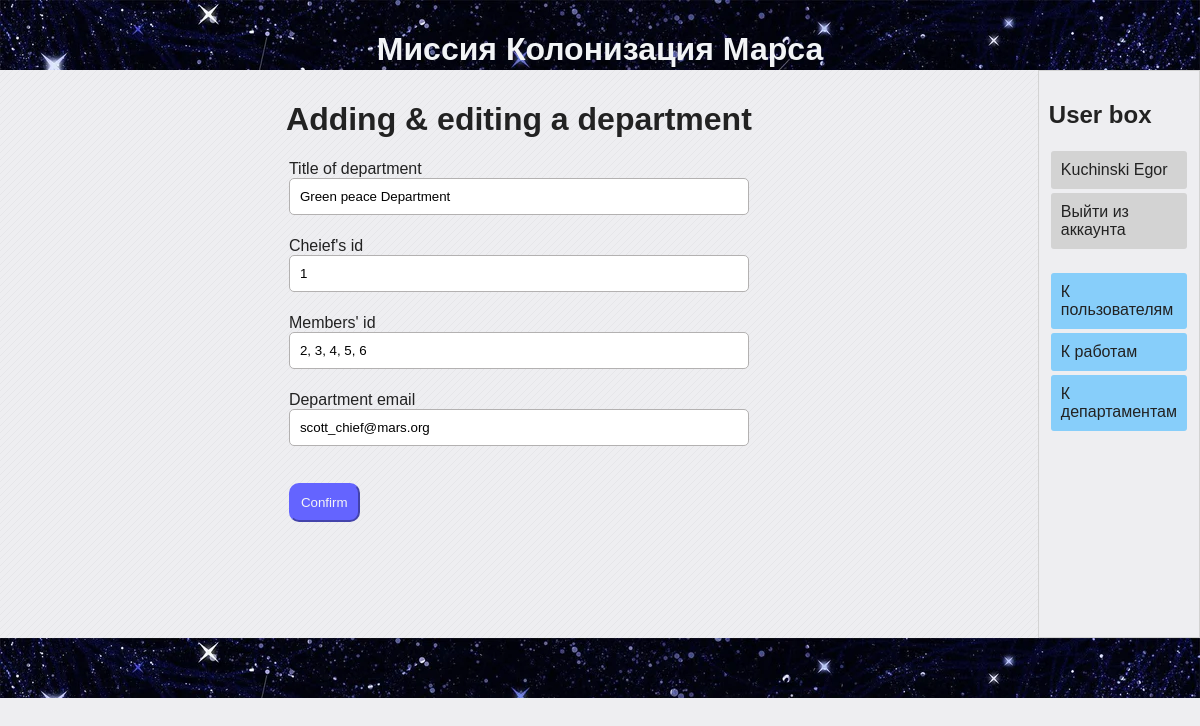
Screenshot of /departments_add/1 (signed in) with the database file from the repository.
### data/departments.py (models this page shows)
class Departments(SqlAlchemyBase, SerializerMixin):
    __tablename__ = 'departaments'
    id = sqlalchemy.Column(sqlalchemy.Integer,
                           primary_key=True, autoincrement=True)
    title = sqlalchemy.Column(sqlalchemy.String)
    chief = sqlalchemy.Column(sqlalchemy.Integer,
                              sqlalchemy.ForeignKey('users.id'))
    members = sqlalchemy.Column(sqlalchemy.String)
    email = sqlalchemy.Column(sqlalchemy.String,
                              unique=True)
    user = orm.relation('User')

### data/users.py (models this page shows, shortened)
class User(SqlAlchemyBase, UserMixin, SerializerMixin):
    __tablename__ = 'users'
    id = sqlalchemy.Column(sqlalchemy.Integer,
                           primary_key=True, autoincrement=True)
    surname = sqlalchemy.Column(sqlalchemy.String)
    name = sqlalchemy.Column(sqlalchemy.String)
    age = sqlalchemy.Column(sqlalchemy.Integer)
    hometown = sqlalchemy.Column(sqlalchemy.String)
    position = sqlalchemy.Column(sqlalchemy.String)
    speciality = sqlalchemy.Column(sqlalchemy.String)
    address = sqlalchemy.Column(sqlalchemy.String)
    email = sqlalchemy.Column(sqlalchemy.String,
                              index=True, unique=True)
    hashed_password = sqlalchemy.Column(sqlalchemy.String)
    modyfied_date = sqlalchemy.Column(sqlalchemy.DateTime,
                                      default=datetime.datetime.now)
    jobs = orm.relation("Jobs", back_populates='user')
    deps = orm.relation("Departments", back_populates='user')

### main.py (the view)
@app.route("/departments_add/<int:id>", methods=['GET', 'POST'])
def edit_departments(id):
    if not current_user.is_authenticated:
        abort(403)
    form = DepartmentsForm()
    session = db_session.create_session()
    department = session.query(Departments).get(id)
    if not department:
        abort(404)
    elif current_user != department.user and current_user.id != 1:
        abort(403)
    if form.validate_on_submit():
        department.title = form.title.data
        department.chief = form.chief.data
        department.members = form.members.data
        department.email = form.email.data
        session.commit()
        return redirect('/departments')
    else:
        form.title.data = department.title
        form.chief.data = department.chief
        form.members.data = department.members
        form.email.data = department.email
        return render_template('form_departments.html', title='Editing a department', form=form)

### forms/departments_form.py
class DepartmentsForm(FlaskForm):
    title = StringField('Title of department', validators=[DataRequired()])
    chief = StringField("Cheief's id", validators=[DataRequired()])
    members = StringField("Members' id", validators=[DataRequired()])
    email = StringField("Department email", validators=[DataRequired(), Email()])
    submit = SubmitField("Confirm")

### data/db_session.py (called while the page is built)
def create_session() -> Session:
    global __factory
    return __factory()

### main.py (called while the page is built)
@log_manager.user_loader
def load_user(user_id):
    session = db_session.create_session()
    return session.query(User).get(user_id)

### templates/form_departments.html (shortened to what this page needs)
{% extends "base.html" %}
{% block content %}
    {% from "macros/render_field.html" import render_field %}
    <h1 style='text-align: center'>Adding & editing a department</h1>
    <form method='post' class='form'>
        {{ render_field(form.title, class='form_field') }}
        {{ render_field(form.chief, class='form_field') }}
        {{ render_field(form.members, class='form_field') }}
        {{ render_field(form.email, class='form_field') }}
        <section>
            {{ form.submit(class='submit') }}
        </section>
    </form>
{% endblock %}

### templates/base.html (shortened to what this page needs)
<!DOCTYPE html>
<html lang="en">
<head>
    <link rel="stylesheet" href="/static/css/style.css">
</head>
<body>
    <header class="page-header">
        <h1>Миссия Колонизация Марса</h1>
    </header>
    <main class="flexbox flex_r_nowr">
        <div class='main_content'>
            {% block content %}{% endblock %}
        </div>
        <div class='user_box flexbox flex_c_nowr'>
            <h2>User box</h2>
            <div class="flexbox flex_c_nowr">
                {% if current_user.is_authenticated %}
                    <a class="btn" href="/home/{{ current_user.id }}">{{ current_user.surname }} {{current_user.name }}</a>
                    <a class="btn" href="/logout">Выйти из аккаунта</a>
                {% else %}
                    <a class="btn" href="/register">Зарегистрироваться</>
                    <a class="btn" href="/login">Войти</a>
                {% endif %}
            </div>
            <div class="flexbox flex_c_nowr usernav">
                <a href="/users" class="btn">К пользователям</a>
                <a href="/" class="btn">К работам</a>
                <a href="/departments" class="btn">К департаментам</a>
            </div>
        </div>
    </main>
    <footer class="page-footer"></footer>
</body>
</html>

### templates/macros/render_field.html (shortened to what this page needs)
{% macro render_field(field) %}
    <section>
        {{ field.label() }}
        {{ field(**kwargs) }}
    </section>
{% endmacro %}

### static/css/style.css (style rules this page uses)
body { background-color: #eeeef1; color: #222222; font-family: "Verdana", sans-serif; margin: 0; padding: 0; }
main { min-height: 568px; }
a { color: #000000; text-decoration: none; }
.page-header { background-color: #222244; background-image: url("../img/h2_bkgr.jpeg"); color: #f2f4f6; padding: 10px; height: 50px; text-align: center; }
.page-footer { background-color: #222244; background-image: url("../img/h2_bkgr.jpeg"); color: #f2f4f6; height: 40px; padding: 10px; text-align: center; }
.btn { display: block; background: lightgray; padding: 10px; margin: 2px; color: #222222; text-decoration: none; border-radius: 3px; }
.flexbox { display: flex; }
.flex_r_nowr { flex-flow: row nowrap; }
.flex_c_nowr { flex-flow: column nowrap; }
.user_box { border: 1px solid lightgray; padding: 10px; width: 12%; background-color: f2f4f6; }
.user_box .flexbox { margin-bottom: 20px; }
.usernav .btn { background-color: lightskyblue; }
.main_content { padding: 10px; width: 88%; }
.form { margin: auto; table-layout: fixed; width: 500px; }
.form section { margin: 20px; }
.form_field { border-radius: 5px; border: 1px solid rgb(179, 177, 177); box-sizing: border-box; margin-bottom: 2px; outline: none; padding: 10px; width: 100%; }
.submit { background: rgb(100, 100, 255); border-color: rgb(100, 100, 255); border-radius: 10px; color: whitesmoke; cursor: pointer; margin-top: 15px; padding: 10px; }

### rows the page displays
Departments: title "Green peace Department", chief "1", members "2, 3, 4, 5, 6", email "scott_chief@mars.org"
User: surname "Kuchinski", name "Egor"

### other values shown
{{ field.label() }} "Title of department Cheief's id Members' id Department email"
